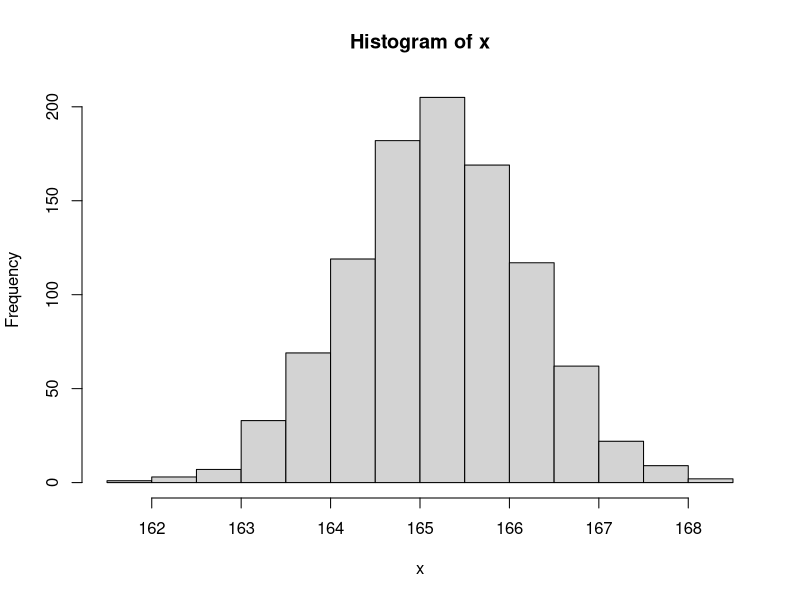
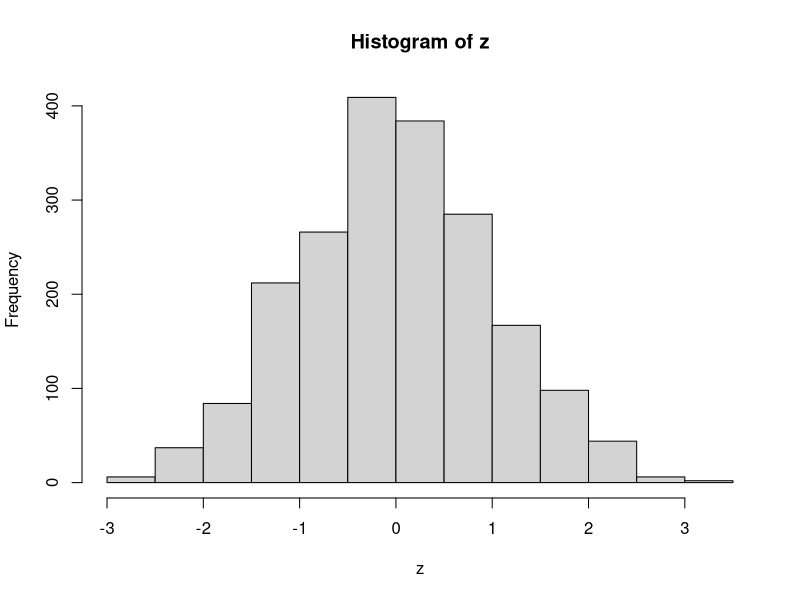
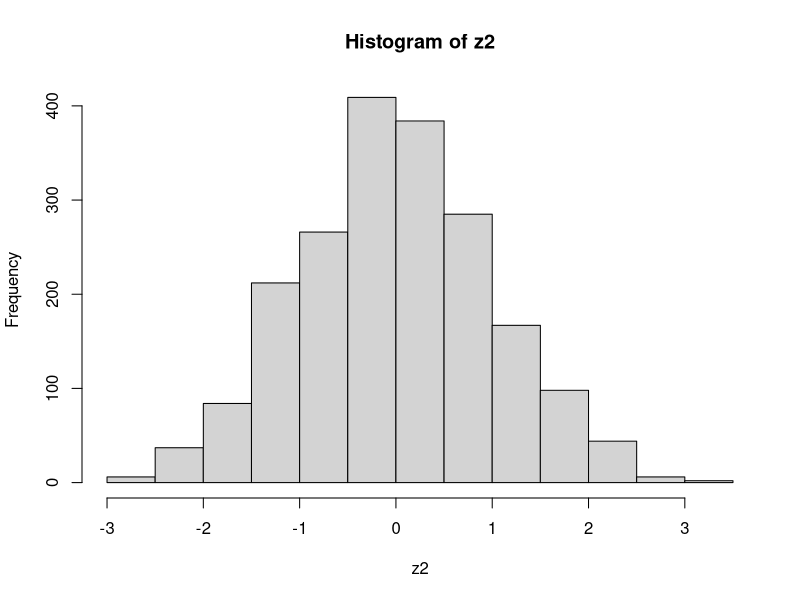
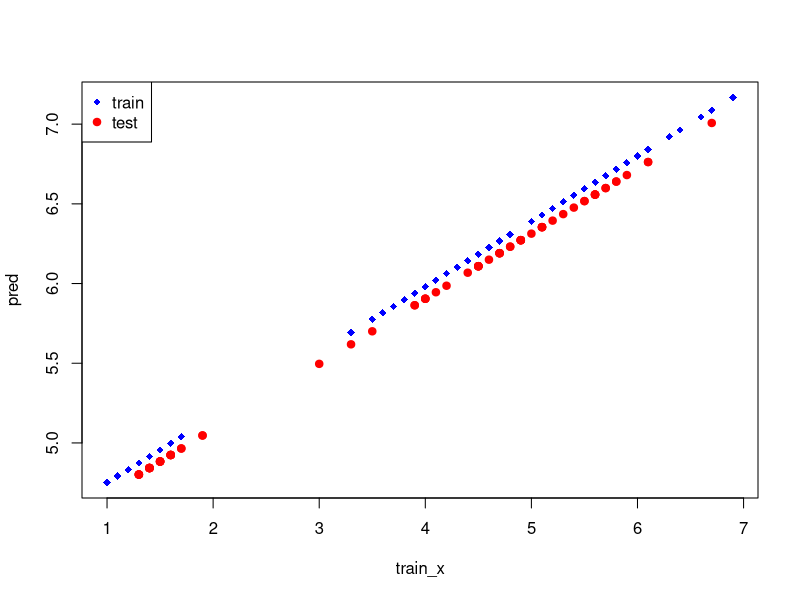

Source code (R) for these figures, in order:
# chap08_Hypothesis_basic


# 가설(Hypothesis) : 어떤 사건을 설명하기 위한 가정 
# 검정(Test) : 검정통계량(표본)으로 가설 채택 or 기각 과정 
# 추정 : 표본을 통해서 모집단을 확률적을로 추측 
# 신뢰구간 : 모수를 표함하는 구간(채택역), 벗어나면(기각역) 
# 유의수준 : 알파 표시, 오차 범위의 기준 
# 구간추정 : 신뢰구간과 검정통계량을 비교해서 가설 기각 유무 결정  

##################
# 1. 가설과 검정 
##################

# 귀무가설(H0) : 중2학년 남학생 평균키는 165.2cm와 차이가 없다.
# 대립가설(H1) : 중2학년 남학생 평균키는 165.2cm와 차이가 있다.

# 1. 모집단에서 표본 추출(1,000 학생)
x <- rnorm(1000, mean = 165.2 , sd = 1) # 정규분포 

hist(x)

# 정규성 검정 
# 귀무가설 : 정규분포와 차이가 없다.(0)
shapiro.test(x)
# W = 0.99908, p-value = 0.9101
# W : 검정통계량 -> p-value : 유의확률 
# p-value = 0.9101 >= 알파(0.05) -> 채택 


# 2. 평균차이 검정 : 평균 : 165.2cm
t.test(x, mu=165.2)
# t = -0.55503, df = 999, p-value = 0.579
# t, df : 검정통계량 
# p-value : 유의확률 
# p-value = 0.579 >= 알파(0.05) -> 귀무가설 채택 
# 95 percent confidence interval: 95%
# 165.1238 ~ 165.2426 : 신뢰구간(채택역)  
# mean of x 
# 165.1832  -> 실제 평균(통계량 : 표본의 통계) 
mean(x) # 165.1832

# [해설] 검정통계량이 신뢰구간에 포함되므로 모수의 평균키
# 165.2cm와 차이가 없다고 볼 수 있다.


# 3. 기각역의 평균검정 
t.test(x, mu=165.09, conf.level = 0.95) # 95%
# 귀무가설 : 평균키 165.09cm 차이가 없다.(x)
# 대립가설 : 평균키 165.09cm 차이가 있다.(0)
# t = 3.0767, df = 999, p-value = 0.00215
# p-value = 0.00215 < 알파(0.05) -> 기각 
# 95 percent confidence interval:
#  165.1238 ~ 165.2426 : 통계량 기각역에 해당  


# 4. 신뢰수준 변경(95% -> 99%) 
t.test(x, mu=165.2, conf.level = 0.99) # 99%
# t = -0.55503, df = 999, p-value = 0.579 >= 0.05
# 99 percent confidence interval: % 99%
# 165.1050 ~ 165.2614
# 신뢰수준 향상 -> 신뢰구간 넓어짐(가설 기각 어렵다.)


########################
# 2. 표준화 vs 정규화 
########################

# 1. 표준화 : 정규분포 -> 표준정규분포(0, 1) 

# 정규분포 
n <- 2000
x <- rnorm(n, mean = 100, sd = 10)

shapiro.test(x)
# p-value = 0.1871 > 유의수준(알파) : 0.05

# 표준화 
# 표준화 공식(z) = (x - mu) / sd(x)
mu <- mean(x) # 99.65749
z = (x - mu) / sd(x)
z # 표준정규분포 
hist(z)
mean(z) # 6.142044e-16 = 6 * 10-16 = 0
sd(z) # 1

# scale() 함수 이용 
z2 = as.data.frame(scale(x)) # matrix -> data.frame
str(z2)
z2 <- z2$V1
hist(z2)
mean(z2) # 6.142044e-16 = 6 = 0
sd(z2) # 1


# 2. 정규화
# - 특정 변수값을 일정한 범위(0~1)로 일치시키는 과정 
str(iris)
head(iris)
summary(iris[-5])

# 1) scale() 함수 
# 정규화 -> data.frame 형변환 
iris_nor <- as.data.frame(scale(iris[-5]))
summary(iris_nor)

# 2) 정규화 함수 정의(0~1)
nor <- function(x){
  n <- (x - min(x)) / (max(x) - min(x))
  return(n)
}

iris_nor2 <- apply(iris[-5], 2, nor)
summary(iris_nor2)
head(iris_nor2)


###########################
## 3. 데이터셋에서 샘플링 
###########################

#sample(x, size, replace = FALSE) # 비복원추출 

no <- 1:100 # 번호 
score <- runif(100, min=40, max=100)# 성적  

df <- data.frame(no, score) 
df
nrow(df) # 100

# 15명 학생 샘플링 
idx <- sample(x = nrow(df), size = 15)
idx

sam <- df[idx, ]
sam


# train(70%)/test(30%) dataset 
idx <- sample(x = nrow(df), size = nrow(df)*0.7)
idx

train <- df[idx, ] # model 학습용 
test <- df[-idx, ] # model 평가용 
dim(train) # 70  2
dim(test) # 30  2

##########################
## train/test model 적용 
##########################

# 50% vs 50%
idx <- sample(nrow(iris), nrow(iris)*0.5)

train <- iris[idx, ]
test <- iris[-idx, ]
dim(train) # 75  5
dim(test) # 75  5

head(iris)
# Sepal.Length : y(종속변수) -> 정답 
# Petal.Length : x(독립변수) -> 입력 
# model : 꽃잎 길이 -> 꽃받침 길이 


# train dataset model 
model <- lm(Sepal.Length ~ Petal.Length, data=train)
pred <- model$fitted.values  # 예측치(꽃받침 길이) 

# test dataset model 
model2 <- lm(Sepal.Length ~ Petal.Length, data=test)
pred2 <- model2$fitted.values # 예측치(꽃받침 길이)


# train_x
train_x <- train$Petal.Length # train x  

# test_x
test_x <- test$Petal.Length # test x 

# 정답 vs 예측치
plot(train_x, pred, col="blue", pch=18) # train
points(test_x, pred2, col="red", pch=19) # test

# 범례
legend("topleft", legend = c("train", "test"),
       col = c("blue", "red"), pch = c(18, 19) )






